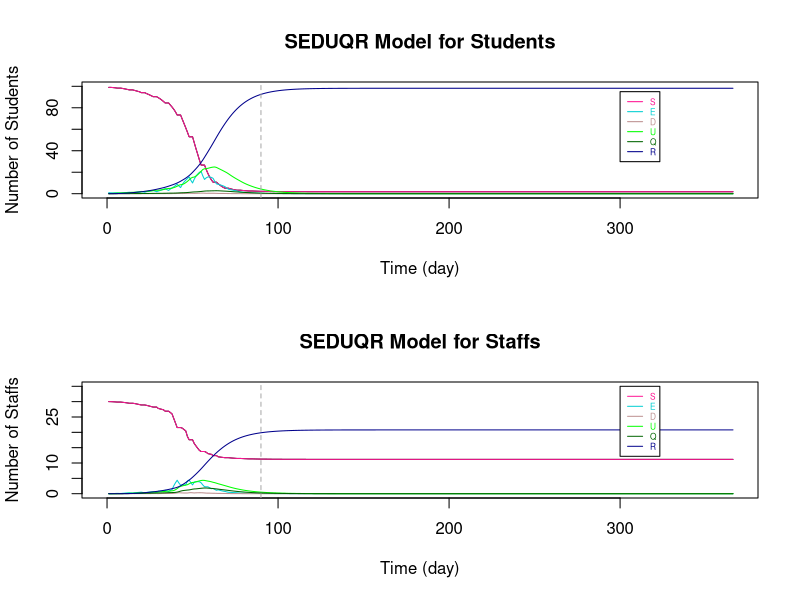

Write R code to recreate this figure.
# Variation in Between Bubbles Contact Number = 10
# (da10)
###################################################################################################################

# Parameters
Ta = matrix(c(0.64,1), nrow = 2) # transmissibility of student and staff
Ca = matrix(c(0.79,1), nrow = 1)  # susceptibility of student and staff
tau = c(0.54, 0.54/2)  # individual transmission rate within and outside the bubble
# set p: the transmission rate: 
p1 = Ta %*% Ca
# p = (student-student same bubble, student-student different, staff-student, student-staff, staff-staff both teaching same or different bubbles)
p = c(p1[1,1]*tau[1], p1[1,1]*tau[2], p1[2,1]*tau[2], p1[1,2]*tau[2], p1[2,2]*tau[2]) #RHO

a = 0.2  # ALPHA: rate from latent to infection
d = c(0.1,0.3) # d:probability of an infection is detectable/symptomatic for student and staff
e = 0.138 # EPSILON: the relative transmission for undetectable compared to detectable
o = 0.75  # THETA: rate of getting quanrantined 
y = 0.1 # GAMMA:recovery rate (differ by age and compartments)

r.values = c(9,3,10,3,3)  # r:contact r people (should be changing with time), in the same order as p (RHO)

T = 366
N = 10 # student number in each bubble


###################################################################################################################

# Define dataframe - students bubbles 1-10 and total staff
# Define array 
B <- matrix(rep(0), T, 7)
A <- array(rep(B), dim = c(T, 7, 11))

A[,1,] <- 10 #  S
A[,7,] <- 10 #  N
A[,1,11] <- 30  # 30 staffs are S initially
A[,7,11] <- 55 #  55 staffs in total (20 of them work from home)
A[1,,1] <- c(9,1,0,0,0,0,10)   # initials

dimnames(A) <- list(1:T, c("S","E","D","U","Q","R","N"), c(sprintf("B%d", 1:10),"Staff"))  # name the array

head(A)
da10 <- as.data.frame(A)

###################################################################################################################

# Set initials
S <- matrix(rep(0), T+1, 10)
E <- matrix(rep(0), T+1, 10)
D <- matrix(rep(0), T+1, 10)
U <- matrix(rep(0), T+1, 10)
Q <- matrix(rep(0), T+1, 10)
R <- matrix(rep(0), T+1, 10)
r <- matrix(rep(0), T+1, 10)

S.Staff=S1=S2=S3=S4=S5=S6=S
E.Staff=E1=E2=E3=E4=E5=E6=E
D.Staff=D1=D2=D3=D4=D5=D6=D
U.Staff=U1=U2=U3=U4=U5=U6=U
Q.Staff=Q1=Q2=Q3=Q4=Q5=Q6=Q
R.Staff=R1=R2=R3=R4=R5=R6=R
r1=r2=r3=r4=r5=r

S5.diff=S2.diff=S
E5.diff=E2.diff=E
D5.diff=D2.diff=D
U5.diff=U2.diff=U
R5.diff=R2.diff=R
r5.diff=r2.diff=r

S.Staff.change = S.Staff

# Staff replacement
Staff.School = S.Staff  
Staff.rp = S.Staff  

# Tutorial Group
S.Std_Std = S
S.Std1=S.Std2=S
S.Stf=E.Stf=D.Stf=U.Stf=Q.Stf=R.Stf=S


###################################################################################################################
# The Symbols for the Dynamic system 

# STUDENTS
# S, E, D, U, Q, R : (without subscript of numbers) TOTAL number of students in each compartment (for an individual bubble)

# S1, E1, D1, U1, Q1, R1: TOTAL number of students in each compartments with ONLY the intractions WITHIN bubbles (for an individual bubble)

# S2.diff, E2.diff, D2.diff, U2.diff, R2.diff : TOTAL number of students that are not in the specified bubble (for an individual bubble)

# S2, E2, D2, U2, Q2, R2: CHANGE of number of students in each compartments by BETWEEN-BUBBLES interactions (for an individual bubble)

# S3, E3, D3, U3, Q3, R3 : CHANGE of number of students in each compartments by their teaching staffs (for an individual bubble)

# STAFFS
# S.Staff, E.Staff, D.Staff, U.Staff, Q.Staff, R.Staff : (without subscript of numbers) TOTAL number of STAFF in each compartment (for those teaching an individual bubble)

# S4, E4, D4, U4, Q4, R4: CHANGE of number of staffs in each compartments by the students they teach (for those teaching an individual bubble)

# S5.diff, E5.diff, D5.diff, U5.diff, R5.diff : TOTAL number of staffs that are not teaching the specified bubble (for those teaching an individual bubble)

# S5, E5, D5, U5, Q5, R5 : CHANGE of number of staffs in each compartments by staffs teaching other bubbles (for those teaching an individual bubble)

# S6, E6, D6, U6, Q6, R6 : CHANGE of number of staffs in each compartments by the staffs teaching the same bubble (for those teaching an individual bubble)

# r are the number of sesceptible contacts that an infection case would contact (vary with situations)

# Staff.School : the number of staff at school of teaching each bubble

# Staff.rp : the number of staff that can come to teach the bubble that were working from home

# TUTOR GROUP

# S.Std_Std : CHANGE of number of student in tutor group by infections within tutor group

# S.Std1 : CHANGE of number of student in bubble j by infections within tutor group

# S.Std2 : CHANGE of number of student in bubble j by infections from the tutor

# S.Stf, E.Stf, D.Stf, U.Stf, Q.Stf, R.Stf : Total number of tutors being infected in tutor group j

###################################################################################################################

# i : time step start from 1 
# j : bubble number 1 to 10

for (i in 1:T){
  for (j in 1:10){  
    
    ###### For STUDENTS
    
    # initals
    S[1,j] =  da10[1,paste("S.B", j, sep = "")]
    E[1,j] =  da10[1,paste("E.B", j, sep = "")]
    D[1,j] =  da10[1,paste("D.B", j, sep = "")]
    U[1,j] =  da10[1,paste("U.B", j, sep = "")]
    Q[1,j] =  da10[1,paste("Q.B", j, sep = "")]
    R[1,j] =  da10[1,paste("R.B", j, sep = "")]
    
    # STUDENT to STUDENT in the SAME BUBBLE
    S1[1,j] =  da10[1,paste("S.B", j, sep = "")]
    E1[1,j] =  da10[1,paste("E.B", j, sep = "")]
    D1[1,j] =  da10[1,paste("D.B", j, sep = "")]
    U1[1,j] =  da10[1,paste("U.B", j, sep = "")]
    Q1[1,j] =  da10[1,paste("Q.B", j, sep = "")]
    R1[1,j] =  da10[1,paste("R.B", j, sep = "")]
    r1[1,j] =  S[1,j]  # number of contact depends on how many S in the bubble
    
    # This formula comes from the dynamic equations (in powerpoint slide 4)
    S1[i+1,j] = S[i,j] - r1[i,j]*p[1]*(D[i,j]+e*U[i,j])
    E1[i+1,j] = E[i,j] + r1[i,j]*p[1]*(D[i,j]+e*U[i,j]) - a*E[i,j]
    D1[i+1,j] = D[i,j] + a*d[1]*E[i,j] - o*D[i,j]
    U1[i+1,j] = U[i,j] + a*(1-d[1])*E[i,j] - y*U[i,j]
    Q1[i+1,j] = Q[i,j] + o*D[i,j] - y*Q[i,j]
    R1[i+1,j] = R[i,j] + y*(Q[i,j]+U[i,j])
    r1[i+1,j] = S[i,j] 
    
    
    # STUDENT to STUDENT in DIFFERENT BUBBLES #
    # number of contact for each individual in bubble j to students in other bubbles
    r2.diff[1,j] =  10  # each student in j contact 10 students in other bubbles
    r2.diff[i+1,j] = r2.diff[i,j]    
    # the total number of contacts of the students in bubble j
    m = round(r2.diff[i,j]*(S[i,j]))  # only Susceptible individuals in j might be infected by students in other bubbles
    
    # inital values of total number of students at school not in bubble j
    # (only S,E,D,U are at school, currently not considered recovery come back to school yet)
    S2.diff[1,j] = 90
    E2.diff[1,j] = 0
    D2.diff[1,j] = 0
    U2.diff[1,j] = 0
    R2.diff[1,j] = 0
    
    # Subset for S,E,D,U compartments of all bubbles 
    all.S = (c(1:ncol(da10)) %% 7) == 1
    all.E = (c(1:ncol(da10)) %% 7) == 2
    all.D = (c(1:ncol(da10)) %% 7) == 3
    all.U = (c(1:ncol(da10)) %% 7) == 4
    all.R = (c(1:ncol(da10)) %% 7) == 6
    
    #total number of students at school not in bubble j (and not staff: the reason of removing the last column)
    # The number of S, E, D, U at time i, different to bubble j
    S2.diff[i,j] = round(sum((da10[i,(all.S)][,-j])[,c(1:ncol(da10[i,(all.S)][,-j])-1)]))
    E2.diff[i,j] = round(sum((da10[i,(all.E)][,-j])[,c(1:ncol(da10[i,(all.E)][,-j])-1)]))
    D2.diff[i,j] = round(sum((da10[i,(all.D)][,-j])[,c(1:ncol(da10[i,(all.D)][,-j])-1)]))
    U2.diff[i,j] = round(sum((da10[i,(all.U)][,-j])[,c(1:ncol(da10[i,(all.U)][,-j])-1)]))
    R2.diff[i,j] = round(sum((da10[i,(all.R)][,-j])[,c(1:ncol(da10[i,(all.R)][,-j])-1)]))
    
    # make a list of S, E, D, U not in bubble j (the times of repeat is the number of students in each compartment)
    list = c(rep("S", S2.diff[i,j]), rep("E", E2.diff[i,j]), rep("D", D2.diff[i,j]), rep("U", U2.diff[i,j]), rep("R", R2.diff[i,j]))
    
    #count the number of S,E,D,U that students in j contacted to
    # " sample(list, m, replace = TRUE) ": Randomly select m from list
    set.seed(123)
    countS = sum((sample(list, m, replace = TRUE))=="S") # for students in bubble j: the number of contact outside bubble j are S
    countE = sum((sample(list, m, replace = TRUE))=="E") # for students in bubble j: the number of contact outside bubble j are E
    countD = sum((sample(list, m, replace = TRUE))=="D") # for students in bubble j: the number of contact outside bubble j are D
    countU = sum((sample(list, m, replace = TRUE))=="U") # for students in bubble j: the number of contact outside bubble j are U
    countR = sum((sample(list, m, replace = TRUE))=="R") # for students in bubble j: the number of contact outside bubble j are R
    
    
    # The number of change in S and E compartments by interactions from other bubbles to bubbles j (only the partial effect)
    # initial (no intractions between bubbles at time 1)
    S2[1,j] = 0
    E2[1,j] = 0
    
    # The change in S and E for bubble j only depends on the number of:
    # 1. (   susceptible students in bubble j: r1[i,j] = S[i,j]   ) and 
    # 2. (   number of detectable/symtomatic and undetectable/asymtomatic that are contacted in other bubbles: countD+e*countU   
    #                                                        -- e is because the effectiveness on D and U in infection rate are different)
    S2[i+1,j] = -p[2]*(countD+e*countU)  # Only the change because of other bubbles
    E2[i+1,j] = p[2]*(countD+e*countU)  # Only the change because of other bubbles, so those Es goes into D/U compartments are included in E1
    
    
    # STAFF to STUDENTs they teach 
    # initial - there is no change of S and E initially
    S3[1,j] = 0
    E3[1,j] = 0
    r3[1,j] = r.values[3]
    
    # The change in S and E for bubble j depends on the number of D and U of staffs
    S3[i+1,j] = - r1[i,j]*p[3]*(D.Staff[i,j]+e*U.Staff[i,j])   
    E3[i+1,j] = r1[i,j]*p[3]*(D.Staff[i,j]+e*U.Staff[i,j])
    r3[i+1,j] =  S[i,j]
    
    
    
    
    
    # TOTAL on STUDNETS 
    if (S1[i+1,j] + S2[i+1,j] + S3[i+1,j]   >= 0){   # The total number of S has to be >= 0
      S[i+1,j] = S1[i+1,j] + S2[i+1,j] + S3[i+1,j]  
      E[i+1,j] = E1[i+1,j] + E2[i+1,j] + E3[i+1,j]  
    }
    else {  # If not, S = 0, 
      #         E = previous (time step) amout of E - the same amount of students reduced in S compartment - those move to the next compartments
      S[i+1,j] = 0
      E[i+1,j] = E[i,j] - (S[i+1,j]-S[i,j]) - a*E[i,j]
    }
    
    D[i+1,j] = D1[i+1,j]
    U[i+1,j] = U1[i+1,j]
    Q[i+1,j] = Q1[i+1,j]
    R[i+1,j] = R1[i+1,j]
    
    
    ###### For STAFF
    
    # Assume there are 55 staffs in total, initially 30 of them teach students. 
    # The overall effect on STAFF (stdent -> staff  &   staff -> staff in same / different bubble)
    
    # initials
    S.Staff[1,] =  3
    E.Staff[1,] =  0
    D.Staff[1,] =  0
    U.Staff[1,] =  0
    Q.Staff[1,] =  0
    R.Staff[1,] =  0
    
    # STUDENT to STAFF
    # initials
    S4[1,j] = 0
    r4[1,j] = r.values[4]  
    
    # Only S and E compartments will change directly by the infection cause by studnets (E3 = -S3)
    S4[i+1,j] = - r4[i]*p[4]*(D[i,j]+e*U[i,j])
    r4[i+1,j] = S.Staff[i,j]
    
    
    # STAFF to STAFF (teach same bubble)
    # initials
    S6[1,j] = 0
    
    # Only S and E compartments will change directly by the infection cause by staffs teach same bubble (E6 = -S6)
    S6[i+1,j] = - r4[i]*p[5]*(D.Staff[i,j]+e*U.Staff[i,j])
    
    
    # STAFF to STAFF (teach different bubbles)
    # number of contact for each individual staff teach bubble j to the staffs teach other bubbles
    r5.diff[1,j] =  10  # each staff teach j contact 10 staffs teach other bubbles
    r5.diff[i+1,j] = r5.diff[i,j]    
    # the total number of contacts of the students in bubble j
    m.Staff = round(r5.diff[i,j]*(S.Staff[i,j]))  # only Susceptible staffs in j might be infected 
    
    # inital values of total number of staff at school not teach bubble j
    # (only S,E,D,U are at school, currently not considered recovery come back to school yet)
    S5.diff[1,] = 27
    E5.diff[1,] = 0
    D5.diff[1,] = 0
    U5.diff[1,] = 0
    R5.diff[1,] = 0
    
    # The number of S, E, D, U at time i, not teaching to bubble j
    S5.diff[i,j] = round(sum(S.Staff[i,])-S.Staff[i,j])
    E5.diff[i,j] = round(sum(E.Staff[i,])-E.Staff[i,j])
    D5.diff[i,j] = round(sum(D.Staff[i,])-D.Staff[i,j])
    U5.diff[i,j] = round(sum(U.Staff[i,])-U.Staff[i,j])
    R5.diff[i,j] = round(sum(R.Staff[i,])-R.Staff[i,j])
    
    # make a list of S, E, D, U not teach bubble j (the times of repeat is the number of staff in each compartment)
    list.Staff = c(rep("S", S5.diff[i,j]), rep("E", E5.diff[i,j]), rep("D", D5.diff[i,j]), rep("U", U5.diff[i,j]), rep("R", R5.diff[i,j]))
    
    #count the number of S,E,D,U that staffs teaching bubble j contacted to
    # " sample(list.Staff, m.Staff, replace = TRUE) ": Randomly select m.Staff from list
    set.seed(123)
    count.StaffS = sum((sample(list.Staff, m.Staff, replace = TRUE))=="S") # for students in bubble j: the number of contact outside bubble j are S
    count.StaffE = sum((sample(list.Staff, m.Staff, replace = TRUE))=="E") # for students in bubble j: the number of contact outside bubble j are E
    count.StaffD = sum((sample(list.Staff, m.Staff, replace = TRUE))=="D") # for students in bubble j: the number of contact outside bubble j are D
    count.StaffU = sum((sample(list.Staff, m.Staff, replace = TRUE))=="U") # for students in bubble j: the number of contact outside bubble j are U
    count.StaffR = sum((sample(list.Staff, m.Staff, replace = TRUE))=="R") # for students in bubble j: the number of contact outside bubble j are R
    
    # The number of change in S and E compartments by staffs teach j and other staffs contacts
    # initial (no transmission at time 1)
    S5[1,j] = 0
    
    # The change in S and E for staffs teach bubble j only depends on the number of:
    # 1. (   susceptible staffs teach bubble j: r5[i,j] = S.Staff[i,j]   ) and 
    # 2. (   number of detectable/symtomatic and undetectable/asymtomatic staffs teach other bubbles: count.StaffD+e*count.StaffU
    #                                                        -- e is because the effectiveness on D and U in infection rate are different)
    S5[i+1,j] = - p[5]*(count.StaffD+e*count.StaffU)  # Only the change because of staff teach other bubbles
    # E5 = -S5
    
   
    
    # TOTAL on STAFF
    # the total change of staff
    
    S.Staff.change[1,j] = 0
    S.Staff.change[i+1,j] = -(S4[i+1,j] + S5[i+1,j] + S6[i+1,j])    
    
    # With larger number in each group, remove the overlapping cases of new infection by:
    # (There might be chance an individual staff is infected by both students he teach and other staff he contact with)
    # Here, use randomly choosing to reduce the overlapping change effect
    # # # count.StaffS_overlap = - round(S3[i+1,j] + S5[i+1,j] + S6[i+1,j]) # the infected cases/the change in S (with overlap)
    
    # This formula comes from the dynamic equations (in powerpoint slide 4)
    S.Staff[i+1,j] = S.Staff[i,j] - S.Staff.change[i+1,j]
    E.Staff[i+1,j] = E.Staff[i,j] + S.Staff.change[i+1,j] - a*E.Staff[i,j]
    D.Staff[i+1,j] = D.Staff[i,j] + a*d[2]*E.Staff[i,j] - o*D.Staff[i,j]
    U.Staff[i+1,j] = U.Staff[i,j] + a*(1-d[2])*E.Staff[i,j] - y*U.Staff[i,j]
    Q.Staff[i+1,j] = Q.Staff[i,j] + o*D.Staff[i,j] - y*Q.Staff[i,j]
    R.Staff[i+1,j] = R.Staff[i,j] + y*(Q.Staff[i,j]+U.Staff[i,j])
    
    
    # STAFF replacement (remove this part to see if there is no extra staff that teaching the same course)
    # We assume initially 30 out of 55 staffs are teaching bubbles and the other 20 staffs are working from home.
    # Assume each bubble has 3 teaching staff and 2 other staffs working from home that can teach the same course.
    # If one of the staff was teaching at school is isolated, a staff that is "teaching the same course" will come back to school and teach the bubble. (within 24h)
    # When an istolated staff is recovered, he will come back to school on the next day. (within 24h)
    # If that result in more than 3 staffs teaching the bubble, let some susceptible staffs to work from home.  
    # So, each bubble will have 3 teaching staffs until there are not enough staffs available.
    
    Staff.rp[1,j] = 2  # the staff can come to teach in the next day that are working from home
    Staff.School[1,j] = 3  # total number of staffs that are teaching the bubble
    Staff.School[i,j] = S.Staff[i,j] + E.Staff[i,j] + D.Staff[i,j] + U.Staff[i,j] + R.Staff[i,j]
    
    if (Staff.School[i,j] < 3) {  # if the number of staff teaching bubble j is less than 3
      
      if ((3 - Staff.School[i,j]) <= Staff.rp[i,j]) {  # if there are enough staff to come back and teach
        S.Staff[i+1,j] = S.Staff[i+1,j] + (3 - Staff.School[i,j])
        Staff.rp[i+1,j] = Staff.rp[i,j] - (3 - Staff.School[i,j])
      }
      
      else{  # if there is not enought staff to come back and teach
        S.Staff[i+1,j] = S.Staff[i+1,j] + Staff.rp[i,j]
        Staff.rp[i+1,j] = 0
      }
    }
    
    else{  
      if (round(Staff.School[i,j]) > 3) { # if after the staff combing back from isolation, there are more than 3 staffs teaching the bubble j
        S.Staff[i+1,j] = S.Staff[i+1,j] - (Staff.School[i,j] - 3)
        Staff.rp[i+1,j] = Staff.rp[i,j] + (Staff.School[i,j] - 3)
      } 
      
      else {# if there are 3 staffs teaching the bubble j
        S.Staff[i+1,j] = S.Staff[i+1,j]
        Staff.rp[i+1,j] = Staff.rp[i,j] 
      }
    }
    
    
    
    # The change on Weekends
    # There will not be new infections from 0 A.M. on Saturday till 0 A.M. on the following Monday
    
    offschool = c(seq(0,T,7)-1,seq(0,T,7)-0)
    
    if (!is.na(match(i, setdiff(0:T,offschool))) == TRUE){  #if time i is weekday
    }
    
    else{  #if time i is weekend
      S[i+1,j] = S[i,j]
      E[i+1,j] = E[i,j] - a*E[i,j]
      
      S.Staff[i+1,j] = S.Staff[i,j]
      E.Staff[i+1,j] = E.Staff[i,j] - a*E.Staff[i,j]
      
    }
    
    # Add the results of each time step i and each bubble j of each compartments to the dataframe da10
    da10[i,paste("S.B", j, sep = "")] <- S[i,j]
    da10[i,paste("E.B", j, sep = "")] <- E[i,j]
    da10[i,paste("D.B", j, sep = "")] <- D[i,j]
    da10[i,paste("U.B", j, sep = "")] <- U[i,j]
    da10[i,paste("Q.B", j, sep = "")] <- Q[i,j]
    da10[i,paste("R.B", j, sep = "")] <- R[i,j]
    
    da10[i,paste("S.", "Staff", sep = "")] <- sum(S.Staff[i,])  
    da10[i,paste("E.", "Staff", sep = "")] <- sum(E.Staff[i,])  
    da10[i,paste("D.", "Staff", sep = "")] <- sum(D.Staff[i,])  
    da10[i,paste("U.", "Staff", sep = "")] <- sum(U.Staff[i,]) 
    da10[i,paste("Q.", "Staff", sep = "")] <- sum(Q.Staff[i,]) 
    da10[i,paste("R.", "Staff", sep = "")] <- sum(R.Staff[i,]) 
    
    # Sum up the total dynamic of students for all bubbles
    da10$S.Student[i] <- sum(S[i,])
    da10$E.Student[i] <- sum(E[i,])
    da10$D.Student[i] <- sum(D[i,])
    da10$U.Student[i] <- sum(U[i,])
    da10$Q.Student[i] <- sum(Q[i,])
    da10$R.Student[i] <- sum(R[i,])
    da10$N.Student[i] <- 100
    
  }
}

# Add extra columns 
for (i in 1:T){
  
  # total number of Staffs working from home
  da10$Staff.rp[i] <- sum(Staff.rp[i,])  
  
  # reproduction rate Rt
  da10$Rt.Student[i] <- (da10$E.Student[i+1] + da10$D.Student[i+1] + da10$U.Student[i+1] + da10$Q.Student[i+1]) / 
    (da10$E.Student[i] + da10$D.Student[i] + da10$U.Student[i] + da10$Q.Student[i])
  
  da10$Rt.Staff[i] <- (da10$E.Staff[i+1] + da10$D.Staff[i+1] + da10$U.Staff[i+1] + da10$Q.Staff[i+1]) / 
    (da10$E.Staff[i] + da10$D.Staff[i] + da10$U.Staff[i] + da10$Q.Staff[i])
}



###################################################################################################################
# Plot SEDUQR graphs
par(mfrow=c(2, 1), lwd=1)

# Students
X_lim <- seq(1,T,by=1)
plot(da10$S.Student~X_lim, pch=15, col="black", main = "SEDUQR Model for Students", type = "l", xlab = "Time (day)", ylab = "Number of Students", xlim = c(0,T), ylim = c(0,100))

lines(da10$S.Student, col="DeepPink", lty=1)
lines(da10$E.Student, col="darkTurquoise", lty=1)
lines(da10$D.Student, col="RosyBrown", lty=1)
lines(da10$U.Student, col="green", lty=1)
lines(da10$Q.Student, col="darkgreen", lty=1)
lines(da10$R.Student, col="darkblue", lty=1)

legend(300, 95 ,c("S","E","D", "U", "Q", "R"),col=c("DeepPink","darkTurquoise","RosyBrown", "green", "darkgreen", "darkblue"),
       text.col=c("DeepPink","darkTurquoise","RosyBrown", "green", "darkgreen", "darkblue"),lty=c(1,1,1,1,1,1),
       cex=0.5)

abline(v=90,col="dark grey", lty=2)

# Staffs
X_lim <- seq(1,T,by=1)
plot(da10$S.Staff~X_lim, pch=15, col="black", main = "SEDUQR Model for Staffs", type = "l", xlab = "Time (day)", ylab = "Number of Staffs", xlim = c(0,T), ylim = c(0,35))

lines(da10$S.Staff, col="DeepPink", lty=1)
lines(da10$E.Staff, col="darkTurquoise", lty=1)
lines(da10$D.Staff, col="RosyBrown", lty=1)
lines(da10$U.Staff, col="green", lty=1)
lines(da10$Q.Staff, col="darkgreen", lty=1)
lines(da10$R.Staff, col="darkblue", lty=1)

legend(300, 35,c("S","E","D", "U", "Q", "R"),col=c("DeepPink","darkTurquoise","RosyBrown", "green", "darkgreen", "darkblue"),
       text.col=c("DeepPink","darkTurquoise","RosyBrown", "green", "darkgreen", "darkblue"),lty=c(1,1,1,1,1,1),
       cex=0.5)

abline(v=90,col="dark grey", lty=2)

